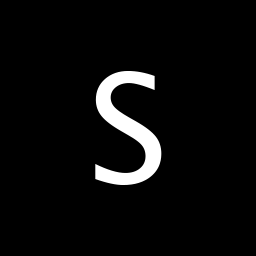
#> input picture Aula 8 - hu e zernike/AULA 8 Scripts 3-4/S0.png, 256 x 256 px, found by its file name
$ python 'CCF394 Aula 8 - script 4 - usando matchShapes.py'
#> lines starting #> are read from the running program, lines starting #| are printed output that depends on the picture; after the words box and inside, x2 and y2 are one past the last pixel; in counts of white or black regions, pixels touching at a corner belong together; long printed decimals are rounded
import cv2
import numpy as np
img1 = cv2.imread('s0.png',0)
#> img1 is the input picture: shape (256, 256); min 0, max 255, mean 11.9
img2 = cv2.imread('s1.png',0)
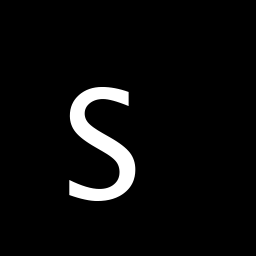
#> input picture Aula 8 - hu e zernike/AULA 8 Scripts 3-4/S1.png, 256 x 256 px, found by its file name
#> img2 is the input picture: shape (256, 256); min 0, max 255, mean 11.9

ret, thresh = cv2.threshold(img1, 127, 255,0)
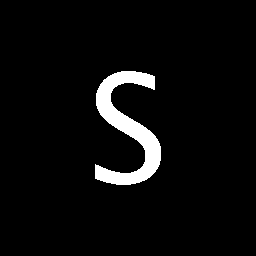
#> thresh: shape (256, 256); 4.7% white; 1 white region, box (x1, y1, x2, y2) and area: (95, 71, 161, 185) 3064
ret, thresh2 = cv2.threshold(img2, 127, 255,0)
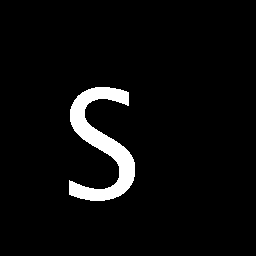
#> thresh2: shape (256, 256); 4.7% white; 1 white region

cnts1, hierarchy  = cv2.findContours(thresh,
                                     cv2.RETR_EXTERNAL,
                                     cv2.CHAIN_APPROX_NONE)
#> cnts1 = 1 contour; box (x1, y1, x2, y2) and area: (95, 71, 161, 185) 2854
cnts2, hierarchy  = cv2.findContours(thresh2,
                                     cv2.RETR_EXTERNAL,
                                     cv2.CHAIN_APPROX_NONE)
#> cnts2 = 1 contour; box (x1, y1, x2, y2) and area: (69, 87, 135, 201) 2854

cnt1 = cnts1[0]
#> cnt1 = contour of 418 points, box (x1, y1, x2, y2) (95, 71, 161, 185), area 2854
cnt2 = cnts2[0]
#> cnt2 = contour of 418 points, box (x1, y1, x2, y2) (69, 87, 135, 201), area 2854

cv2.drawContours(img1, cnt1, 5, (0, 255, 0), 2)
#> img1: shape (256, 256); 0.01% of pixels changed, all inside (x1, y1, x2, y2) = (115, 72, 118, 75)
cv2.imshow("Imagem",img1)
cv2.waitKey(0)
ret = cv2.matchShapes(cnt1,cnt1,1,0.0)
#> ret = 0
print("(1,1): {:3.5f}".format(ret) )
#| (1,1): 0
ret = cv2.matchShapes(cnt1,cnt2,1,0.0)
#> ret = 4.61e-14
print( "(1,2): {:3.5f}".format(ret) )
#| (1,2): 0
